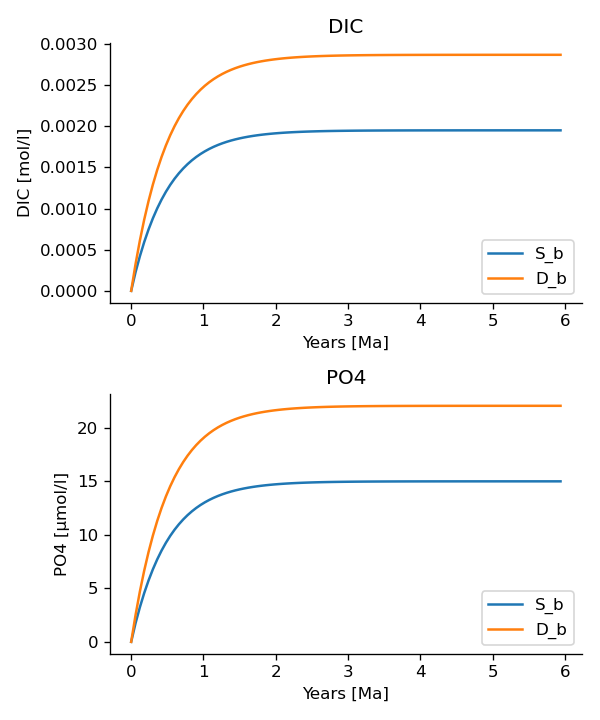

Generate this figure with Python:
# import classes from the esbmtk library
from esbmtk import (
    Model,  # the model class
    Connection,
    ReservoirGroup,  # the reservoir class
    ConnectionGroup,  # the connection class
    SourceGroup,  # the source class
    SinkGroup,  # sink class
    Q_,  # Quantity operator
    data_summaries,
)

# define the basic model parameters
M = Model(
    stop="6 Myr",  # end time of model
    timestep="1 kyr",  # upper limit of time step
    element=["Phosphor", "Carbon"],  # list of element definitions
)

# Fixed ratios
Redfield = 130  # C:P ratio
R_e = 0.01  # About 1% of the exported P is buried in the deep ocean
tau = Q_("100 year")  # PO4 residence time in surface box
thc = "20*Sv"  # Thermohaline circulation in Sverdrup
F_w_OM = M.set_flux("5850 Gmol", "year", M.C)  # P @280 ppm (Filipelli 2002)
F_w_PO4 = F_w_OM / Redfield

# Source definitions
SourceGroup(
    name="weathering",
    species=[M.DIC, M.PO4],
    register=M,  # i.e., the instance will be available as M.weathering
)
SinkGroup(
    name="burial",
    species=[M.PO4, M.DIC],
    register=M,  #
)

ReservoirGroup(
    name="S_b",
    volume="3E16 m**3",  # surface box volume
    concentration={M.DIC: "0 umol/l", M.PO4: "0 umol/l"},
    register=M,
)

ReservoirGroup(
    name="D_b",  # box name
    volume="100E16 m**3",  # deeb box volume
    concentration={M.DIC: "0 umol/l", M.PO4: "0 umol/l"},  # species in box
    register=M,  # this box will be available M.db
)

ConnectionGroup(
    source=M.weathering,  # source of flux
    sink=M.S_b,  # target of flux
    rate={M.DIC: F_w_OM, M.PO4: F_w_PO4},  # rate of flux
    ctype="regular",  # required!
    id="weathering",  # connection id
)

ConnectionGroup(  # thermohaline downwelling
    source=M.S_b,  # source of flux
    sink=M.D_b,  # target of flux
    ctype="scale_with_concentration",
    scale=thc,
    id="downwelling",
)
ConnectionGroup(  # thermohaline upwelling
    source=M.D_b,  # source of flux
    sink=M.S_b,  # target of flux
    ctype="scale_with_concentration",
    scale=thc,
    id="upwelling",
)

# Primary production as a function of P-concentration
Connection(  #
    source=M.S_b.DIC,  # source of flux
    sink=M.D_b.DIC,  # target of flux
    ref_reservoirs=M.S_b.PO4,
    ctype="scale_with_concentration",
    scale=Redfield * M.S_b.volume / tau,
    id="OM_production",
)

# POP export as a funtion of OM export
Connection(  #
    source=M.S_b.PO4,  # source of flux
    sink=M.D_b.PO4,  # target of flux
    ctype="scale_with_flux",
    ref_flux=M.flux_summary(filter_by="OM_production", return_list=True)[0],
    scale=1 / Redfield,
    id="POP",
)

# P burial
Connection(  #
    source=M.D_b.PO4,  # source of flux
    sink=M.burial.PO4,  # target of flux
    ctype="scale_with_flux",
    ref_flux=M.flux_summary(filter_by="POP", return_list=True)[0],
    scale=R_e,
    id="P_burial",
)

# OM burial
Connection(  #
    source=M.D_b.DIC,  # source of flux
    sink=M.burial.DIC,  # target of flux
    ctype="scale_with_flux",
    ref_flux=M.flux_summary(filter_by="OM_production", return_list=True)[0],
    scale=R_e,
    id="OM_burial",
)


M.run()
pl = data_summaries(
    M,
    [M.DIC, M.PO4],
    [M.S_b, M.D_b],
    M,
)
M.plot(pl, fn="po4_2.png")
# M.save_state(directory="state_po42")
